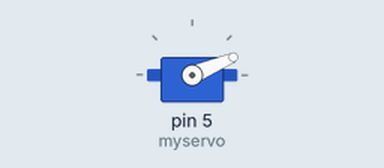
Recording of a sketch running on a simulated Arduino Uno, built with avr-gcc and run on an emulated ATmega328P. On the bench: servo.

Above: at 0.05 s.
At 1.0 s:
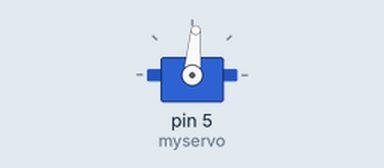
At 2.0 s:
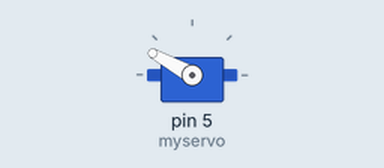
At 4.0 s:
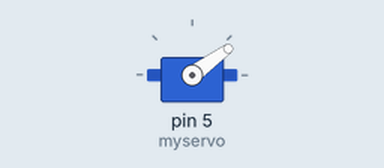
Timing chart, 0 to 5.5 s (numbered marks = the images above):
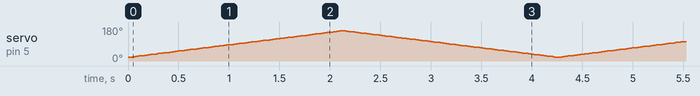

The sketch:

ServoTest.ino
```cpp
/*
Servo Test
*/

#include <Servo.h>          // include the servo library

Servo myservo;              // create a servo object
int pos = 20;                // variable to store the servo position

void setup() {
  myservo.attach(5);        // tell the servo object that its servo is plugged into pin 1
}

void loop() {
  for (pos = 20; pos <= 160; pos += 1) {  // rotate the servo from 20 to 160 degrees
    myservo.write(pos);                  // move the servo to the specified position
    delay(15);                           // wait for 15 milliseconds to allow the servo to reach the position
  }
  for (pos = 160; pos >= 20; pos -= 1) {  // rotate the servo from 160 to 20 degrees
    myservo.write(pos);                  // move the servo to the specified position
    delay(15);                           // wait for 15 milliseconds to allow the servo to reach the position
  }
}
```
